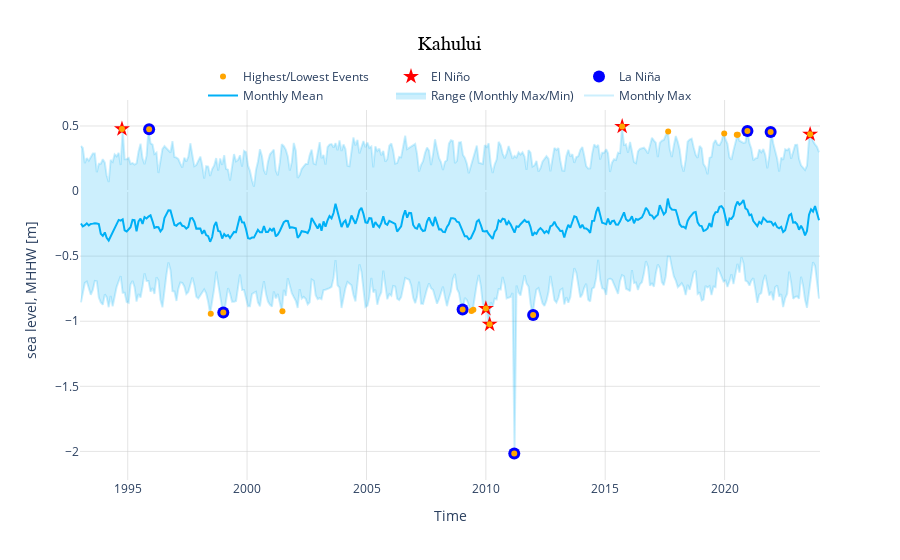

The code cell stored with this chart in its notebook:
### Code cell
figly = go.Figure()
rid = 4

x  = rsl_monthly_mean.time - np.timedelta64(15,'D') # add 15 days to make the line in the middle of the month

 #make a fill from max to min for each month
figly.add_trace(go.Scatter(x =x, y = rsl_monthly_max['sea_level'].isel(record_id=rid), mode='lines', line_color='rgba(0,176,246,0.2)', name='Monthly Max'))
figly.add_trace(go.Scatter(x =x, y = rsl_monthly_min['sea_level'].isel(record_id=rid), mode='lines', line_color='rgba(0,176,246,0.2)', fill='tonexty', fillcolor='rgba(0,176,246,0.2)', name='Range (Monthly Max/Min)'))

figly.add_trace(go.Scatter(x =x, y = rsl_monthly_mean['sea_level'].isel(record_id=rid), mode='lines', line_color='rgba(0,176,246,1)', name='Monthly Mean'))

# add the top 10 values if La Nina is true
figly.add_trace(go.Scatter(x=top_10_table[top_10_table['La Nina']].date,
                            y=top_10_table[top_10_table['La Nina']]['sea level (m)'],
                            mode='markers', marker=dict(color='blue', size=12,symbol='circle'), name='La Niña',
                            hoverinfo ='none'))

figly.add_trace(go.Scatter(x=top_10_table[top_10_table['El Nino']].date,
                            y=top_10_table[top_10_table['El Nino']]['sea level (m)'],
                            mode='markers', marker=dict(color='red', size=12,symbol='star'), name='El Niño',
                            hoverinfo = 'none'))

figly.add_trace(go.Scatter(x=top_10_table.date,
                            y=top_10_table['sea level (m)'],
                            mode='markers', marker=dict(color='orange', size=6,symbol='circle'), name='Highest/Lowest Events',
                            hovertemplate='%{x}, %{y:.2f} m<extra></extra>'))


figly.update_layout(title=str(rsl_subset['station_name'].isel(record_id=rid).values), xaxis_title='Time', yaxis_title=rsl_subset['sea_level'].attrs['long_name']+ ' ['+rsl_subset['sea_level'].attrs['units']+']', showlegend=True)

# cut time range to show only between 1993 and 2023
figly.update_xaxes(range=['1993-01-01','2023-12-31'])

# make the background color white, with a border, and grey gridlines every 5 years
figly.update_layout(plot_bgcolor='white', xaxis=dict(showgrid=True, gridwidth=0.5, gridcolor='rgb(200,200,200)'),
                  yaxis=dict(showgrid=True, gridwidth=0.5, gridcolor='rgb(200,200,200)'))

# Update layout to make the plot responsive
figly.update_layout(
    autosize=True,  # Enable autosize to adjust both width and height
)

#put the legend under the plot
figly.update_layout(legend=dict(orientation='h', y=1.1, x=0.5, xanchor='center', yanchor='top'))

#make the title centered over plot and bigger and bold
figly.update_layout(title_x=0.5, title_font_size=24, title_font_family='Arial', title_font_color='black', title_font=dict(size=20, color='black'))

figly.show()

### Figure 1 — Plotly figure (JSON) as saved in the notebook; plotly's stock layout.template omitted (floating-point values rounded to 4 significant figures; data arrays with more than 128 entries replaced by an {"elided": "..."} marker saying what was removed)
{"data": [{"line": {"color": "rgba(0,176,246,0.2)"}, "mode": "lines", "name": "Monthly Max", "type": "scatter", "x": {"elided": "372 str values"}, "y": {"elided": "372 float values"}}, {"fill": "tonexty", "fillcolor": "rgba(0,176,246,0.2)", "line": {"color": "rgba(0,176,246,0.2)"}, "mode": "lines", "name": "Range (Monthly Max/Min)", "type": "scatter", "x": {"elided": "372 str values"}, "y": {"elided": "372 float values"}}, {"line": {"color": "rgba(0,176,246,1)"}, "mode": "lines", "name": "Monthly Mean", "type": "scatter", "x": {"elided": "372 str values"}, "y": {"elided": "372 float values"}}, {"hoverinfo": "none", "marker": {"color": "blue", "size": 12, "symbol": "circle"}, "mode": "markers", "name": "La Niña", "type": "scatter", "x": ["1995-11-24T14:00:00", "2020-12-15T14:00:00", "2021-12-05T14:00:00", "2011-03-11T15:00:00", "2011-12-25T06:00:00", "1999-01-02T06:00:00", "2009-01-10T05:00:00"], "y": [0.474, 0.461, 0.453, -2.016, -0.952, -0.933, -0.91]}, {"hoverinfo": "none", "marker": {"color": "red", "size": 12, "symbol": "star"}, "mode": "markers", "name": "El Niño", "type": "scatter", "x": ["2015-09-17T15:00:00", "1994-10-04T23:00:00", "2023-08-02T01:00:00", "2010-02-28T03:00:00", "2010-01-01T07:00:00"], "y": [0.496, 0.477, 0.436, -1.024, -0.903]}, {"hovertemplate": "%{x}, %{y:.2f} m<extra></extra>", "marker": {"color": "orange", "size": 6, "symbol": "circle"}, "mode": "markers", "name": "Highest/Lowest Events", "type": "scatter", "x": ["2015-09-17T15:00:00", "1994-10-04T23:00:00", "1995-11-24T14:00:00", "2020-12-15T14:00:00", "2017-08-21T00:00:00", "2021-12-05T14:00:00", "2019-12-26T13:00:00", "2023-08-02T01:00:00", "2020-07-21T01:00:00", "2020-07-06T02:00:00", "2011-03-11T15:00:00", "2010-02-28T03:00:00", "2011-12-25T06:00:00", "1998-06-24T18:00:00", "1999-01-02T06:00:00", "2001-06-24T21:00:00", "2009-05-25T19:00:00", "2009-06-23T18:00:00", "2009-01-10T05:00:00", "2010-01-01T07:00:00"], "y": [0.496, 0.477, 0.474, 0.461, 0.458, 0.453, 0.443, 0.436, 0.433, 0.432, -2.016, -1.024, -0.952, -0.943, -0.933, -0.923, -0.921, -0.911, -0.91, -0.903]}], "layout": {"autosize": true, "legend": {"orientation": "h", "x": 0.5, "xanchor": "center", "y": 1.1, "yanchor": "top"}, "plot_bgcolor": "white", "showlegend": true, "title": {"font": {"color": "black", "family": "Arial", "size": 20}, "text": "Kahului", "x": 0.5}, "xaxis": {"gridcolor": "rgb(200,200,200)", "gridwidth": 0.5, "range": ["1993-01-01", "2023-12-31"], "showgrid": true, "title": {"text": "Time"}}, "yaxis": {"gridcolor": "rgb(200,200,200)", "gridwidth": 0.5, "showgrid": true, "title": {"text": "sea level, MHHW [m]"}}}}
